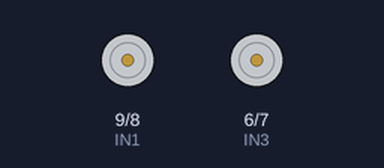
Recording of a sketch running on a simulated Arduino Uno, built with avr-gcc and run on an emulated ATmega328P. Shown: motor-driver pin pairs drawn as motors (green arrow = first pin HIGH = forward, orange = second pin HIGH = backward, longer = more drive, scaled by the enable pin).

Above: at 0.1 s.
At 7.7 s:
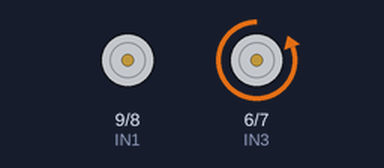
At 14.6 s:
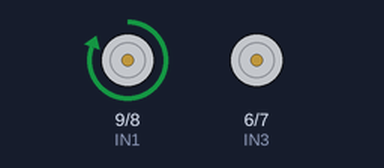
At 15.9 s:
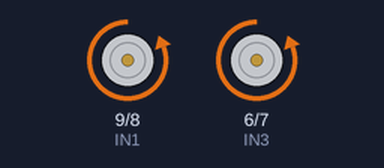
Timing chart, 0 to 19.8 s (numbered marks = the images above):
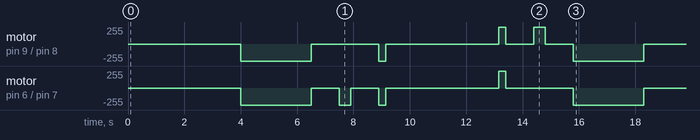

Measured:
- by itself, motor on pin 9 (IN1) / pin 8 (IN2): stopped → backward 255/255 at 4.0 s, → stopped 2.5 s later, → backward 255/255 2.4 s later, → stopped 0.25 s later, … (10 changes in this stretch)
- by itself, motor on pin 6 (IN3) / pin 7 (IN4): stopped → backward 255/255 at 4.0 s, → stopped 2.5 s later, → backward 255/255 1.0 s later, → stopped 0.40 s later, … (10 changes in this stretch)

The sketch:

ATOM.ino
```cpp
#include"LibreriaSergio.h"


//Bandera
int a=0;

void setup() {
  // put your setup code here, to run once:
pinMode(ENA,OUTPUT);
pinMode(IN4,OUTPUT);
pinMode(IN3,OUTPUT);
pinMode(IN2,OUTPUT);
pinMode(IN1,OUTPUT);
pinMode(ENB,OUTPUT);
}

void loop() {
  delay(4000);
if ( a==0){
Ruta_ida_2_4(2500,400,250);
delay(3000);
Ruta_regreso_2_4(250,400,2500);
   a=1;

  }
}
```

LibreriaSergio.h
```cpp
//MOTOR A
int ENA =10;
int IN1=9;
int IN2=8;

// MOTOR B

int ENB =5;
int IN3=6;
int IN4=7;

void ATRAS(int tiempo_ejecucion){
//MOTOR A
 digitalWrite(IN1,HIGH);
 digitalWrite(IN2,LOW);
 analogWrite(ENA,255);

//MOTOR B

 digitalWrite(IN3,HIGH);
 digitalWrite(IN4,LOW);
 analogWrite(ENB,255);
 delay(tiempo_ejecucion);}


void ADELANTE(int tiempo_ejecucion){
  //MOTOR A
 digitalWrite(IN1,LOW);
 digitalWrite(IN2,HIGH);
 analogWrite(ENA,255); // rueda derecha

//MOTOR B

 digitalWrite(IN3,LOW);
 digitalWrite(IN4,HIGH);
 analogWrite(ENB,255);
 delay(tiempo_ejecucion);}// rueda izquierda


void IZQUIERDA(int tiempo_ejecucion){
 //MOTOR A
 digitalWrite(IN1,LOW);
 digitalWrite(IN2,HIGH);
 analogWrite(ENA,255); //velocidad del motor es decir va a girar a 130

//MOTOR B

 digitalWrite(IN3,LOW);
 digitalWrite(IN4,HIGH);
 analogWrite(ENB,0);
 delay(tiempo_ejecucion);}


 void DERECHA(int tiempo_ejecucion){
//MOTOR A
 digitalWrite(IN1,LOW);
 digitalWrite(IN2,HIGH);
 analogWrite(ENA,0); //velocidad del motor es decir va a girar a 130

//MOTOR B

 digitalWrite(IN3,LOW);
 digitalWrite(IN4,HIGH);
 analogWrite(ENB,255);
 delay(tiempo_ejecucion);}


void PARAR(int tiempo_ejecucion){
  //MOTOR A
 digitalWrite(IN1,LOW);
 digitalWrite(IN2,LOW);
 analogWrite(ENA,0); //velocidad del motor es decir va a girar a 130

//MOTOR B

 digitalWrite(IN3,LOW);
 digitalWrite(IN4,LOW);
 analogWrite(ENB,0);
 delay(tiempo_ejecucion);}

void VOLVER_2_4(int tiempo_ejecucion){ // giro invertido

  //MOTOR A
 digitalWrite(IN1,HIGH);
 digitalWrite(IN2,LOW);
 analogWrite(ENA,255); //velocidad del motor es decir va a girar a 130

//MOTOR B

 digitalWrite(IN3,LOW);
 digitalWrite(IN4,HIGH);
 analogWrite(ENB,0);
 delay(tiempo_ejecucion);}

void VOLVER_1_3(int tiempo_ejecucion){ // giro invertido

  //MOTOR A
 digitalWrite(IN1,HIGH);
 digitalWrite(IN2,LOW);
 analogWrite(ENA,0); //velocidad del motor es decir va a girar a 130

//MOTOR B

 digitalWrite(IN3,HIGH);
 digitalWrite(IN4,LOW);
 analogWrite(ENB,255);
 delay(tiempo_ejecucion);}

 /////////////////////////////////////////////////////////////////////// RUTA 2,4 /////////////////////////////////////////////////////////////////////////////

 void Ruta_ida_2_4(int t1, int t2, int t3){
        //ida
      ADELANTE(t1);
      PARAR(1000);
      DERECHA(t2);
      PARAR(1000);
      ADELANTE(t3);
      PARAR(1000);

    }

void Ruta_regreso_2_4(int t4, int t5, int t6){
   //regreso
      ATRAS(t4);
      PARAR(1000);
      VOLVER_2_4(t5);
      PARAR(1000);
      ADELANTE(t6);
      PARAR(1000);

  }

 ///////////////////////////////////////////////////////////////////////////////////////////////////////////////////////////////////////////////////////////////////////


/////////////////////////////////////////////////////////////////////// RUTA 1,3 /////////////////////////////////////////////////////////////////////////////

 void Ruta_ida_1_3(int t1, int t2, int t3){
        //ida
      ADELANTE(t1);
      PARAR(1000);
      IZQUIERDA(t2);
      PARAR(1000);
      ADELANTE(t3);
      PARAR(1000);

    }

void Ruta_regreso_1_3(int t4, int t5, int t6){
   //regreso
      ATRAS(t4);
      PARAR(1000);
      VOLVER_1_3(t5);
      PARAR(1000);
      ADELANTE(t6);
      PARAR(1000);

  }

 ///////////////////////////////////////////////////////////////////////////////////////////////////////////////////////////////////////////////////////////////////////
```
